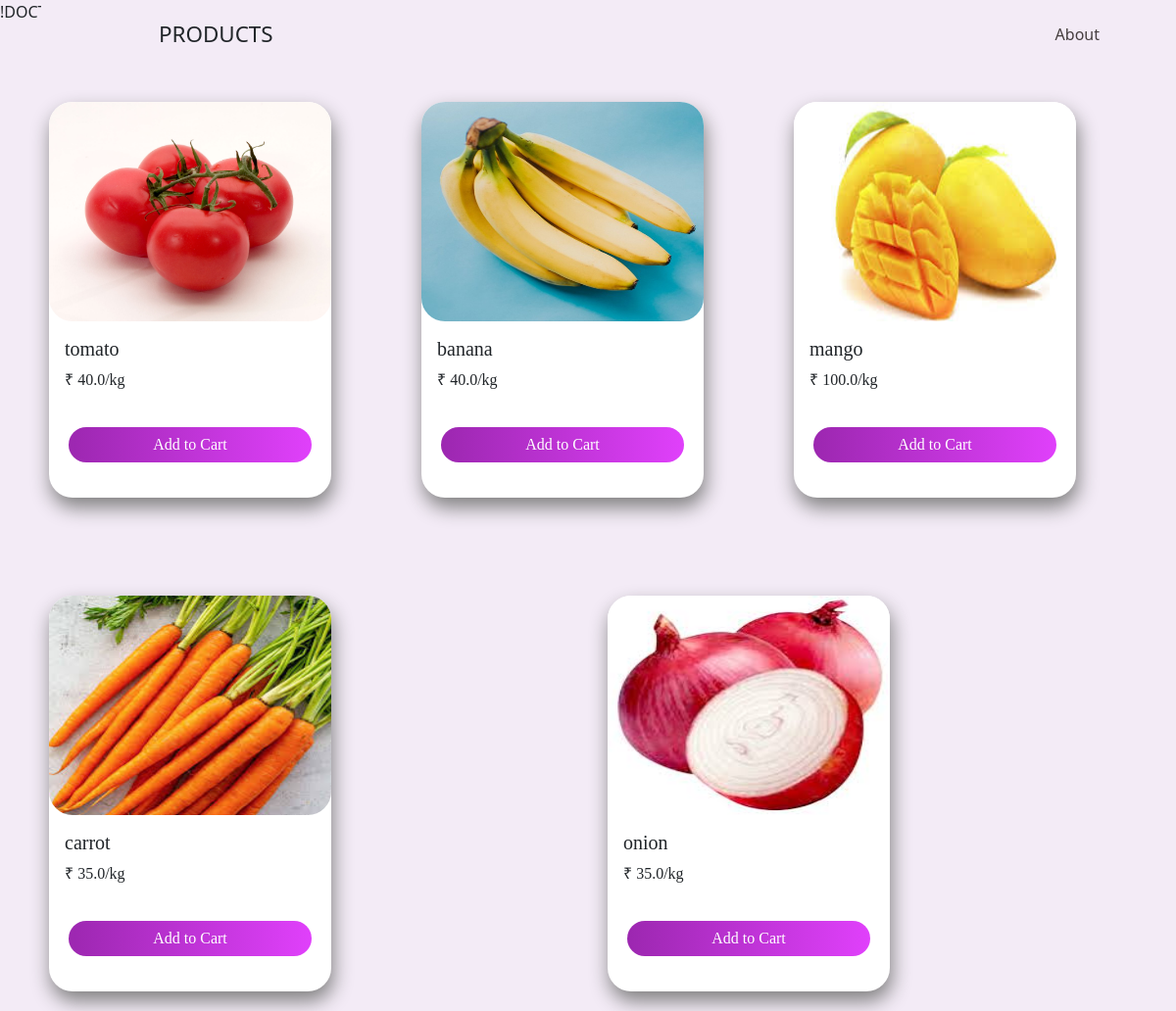
Screenshot of /products/ with the database file from the repository.
### products/models.py (models this page shows, shortened)
class Product(models.Model):
    name = models.CharField(max_length=255)
    price = models.FloatField()
    stock = models.IntegerField()
    category = models.ForeignKey(Categorie, on_delete=models.CASCADE)
    image_url = models.ImageField(upload_to='Images/')

### products/views.py (the view, shortened to what this page needs)
# urls.py: path('', views.index),
def index(request):
    cart = request.session.get('cart')
    if not cart:
        request.session['cart'] = {}
    categories = Categorie.objects.all()
    categorie_id = request.GET.get('categorie')
    if categorie_id:
        if categorie_id == "10":
            print("yash")
            products = Product.objects.all()
        else:
            products = Product.get_all_products_by_categorieid(categorie_id)
    else:
        products = Product.objects.all()
    data = {}
    data['products'] = products
    data['categories'] = categories
    product = request.POST.get('product')
    remove = request.POST.get('remove')
    return render(request, 'index.html', data)

### products/templatetags/cart.py (called while the page is built)
@register.filter(name='is_in_cart')
def is_in_cart(product, cart):
    keys = cart.keys()
    for id in keys:
        if int(id) == product.id:
            return True
    return False

### products/templates/index.html (shortened to what this page needs)
{% extends 'base.html' %}
{% block content %}
{% load cart %}
<section class="navigation">
    <div class="nav-container">
        <div class="brand">
            <a >PRODUCTS</a>
        </div>
        <nav>
            <ul class="nav-list">
                <li><a href="/about-us">About</a></li>
            </ul>
        </nav>
    </div>
</section>
<div class="row" >
    {% for product in products %}
    <div class="col" style="padding: 20px" >
        <div class="card"
             style="width: 18rem; border-radius: 1.5rem; box-shadow: 2px 10px 20px grey;
                     font-size: 20p; font-family: Comic Sans MS; margin-top: 60px; outline: none; border: none"
            id={{product.id}}>
            <img src="{{ product.image_url.url }}" class="card-img-top" alt="..."
                 style="width: 18 rem;height: 14rem;border-radius: 1.5rem">
            <div class="card-body" >
                <h5 class="card-title">{{ product.name }}</h5>
                <p class="card-text">&#8377 {{ product.price }}/kg</p>
            </div>
            <div class="card-footer row no-gutters"
                 style="background: none; outline: none; border: none; padding: 20px">
                {% if product|is_in_cart:request.session.cart %}
                <div class="row" >
                    <form action="/products/#{{product.id}}" method="post" class="col-2">
                        {% csrf_token %}
                        <input type="text" value="{{ product.id }}" hidden name="product">
                        <input type="text" value="True" hidden name="remove">
                        <input type="submit" value=" - " class="btn btn-block"
                               style="background: linear-gradient(to right, #9C27B0, #E040FB); border-radius: 20px; outline: none; border: none; color: white;
                                            font-size: 15px">
                    </form>
                    <div class="text-center col">
                        {{product|count:request.session.cart}} in cart
                    </div>
                    <form action="/products/#{{product.id}}" method="post" class="col-2">
                        {% csrf_token %}
                        <input type="text" value="{{ product.id }}" hidden name="product">
                        <input type="submit" value=" + " class="btn btn-block"
                               style="background: linear-gradient(to right, #9C27B0, #E040FB); border-radius: 20px; outline: none; border: none; color: white;
                                            font-size: 15px">
                    </form>
                </div>
                {% else %}
                <form action="/products/#{{product.id}}" method="post">
                    <button class="btn btn-primary"
                            style="background: linear-gradient(to right, #9C27B0, #E040FB); border-radius: 20px; outline: none; border: none; width: 100%;"
                            type="submit" >Add to
                        Cart</button>
                </form>
                {% endif %}
            </div>
        </div>
    </div>
    {% endfor %}
</div>
{% endblock %}

### templates proj/base.html (shortened to what this page needs)
<!doctype html>
<html lang="en">
<head>
    <link href="https://cdn.jsdelivr.net/npm/bootstrap@5.0.0-beta2/dist/css/bootstrap.min.css" rel="stylesheet">
    <link rel="stylesheet" href="https://cdnjs.cloudflare.com/ajax/libs/font-awesome/5.15.3/css/fontawesome.min.css" />
    <link href="https://cdn.jsdelivr.net/npm/bootstrap@5.0.0-beta3/dist/css/bootstrap.min.css" rel="stylesheet">
</head>
<body style="background-image:url();
    background-size: cover; background-attachment:fixed; background-color: #F3EBF6;">
<div class="container">
    {% block content %}
    {% endblock %}
</div>
</body>
</html>

### templates proj/base.html (style rules this page uses)
body { background-color: #F3EBF6; }
nav { float: right; }
nav ul { list-style: none; margin: 0; padding: 0; }
nav ul li { float: left; position: relative; }
nav ul li a { display: block; padding: 0 20px; line-height: 70px; background: #F3EBF6; color: #463f3f; text-decoration: none; }
@media screen and (min-width: 800px) { .nav-list { display: block !important; } }
.navigation { position: fixed; top: 0; height: 70px; width: 100%; background: #F3EBF6;; }
.nav-container { max-width: 1000px; margin: 0 auto; }
.brand { position: absolute; padding-left: 20px; float: left; line-height: 70px; text-transform: uppercase; font-size: 1.4em; }
.brand a, .brand a:visited { color: #463f3f; text-decoration: none; }

### rows the page displays
Product: {{ product.id }} 1 (drawn), image_url (picture), name "tomato", price "40.0"
Product: image_url (picture), name "banana", price "40.0"
Product: image_url (picture), name "mango", price "100.0"
Product: image_url (picture), name "carrot", price "35.0"
Product: image_url (picture), name "onion", price "35.0"
